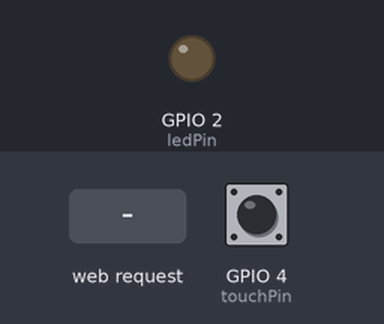
This sketch was run on a simulated ESP32. Parts: output pins drawn as LEDs (lit = HIGH). Dashed ring = blinking. The test bench sets the inputs (shaded band); at power-on: GPIO 4 (touchPin) HIGH. WiFi joins after 1.5 s; servers stay silent unless stated; what the sketch prints to the serial monitor is not drawn.

Above: at 3.7 s.
3.8 s: HTTP request GET /arm received
At 4.05 s:
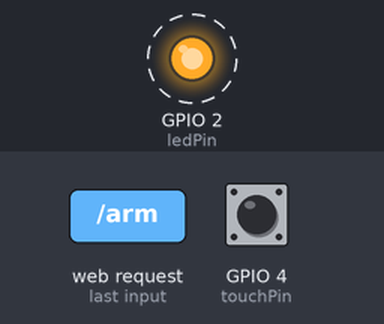
6.8 s: HTTP request GET /disarm received
At 6.8 s:
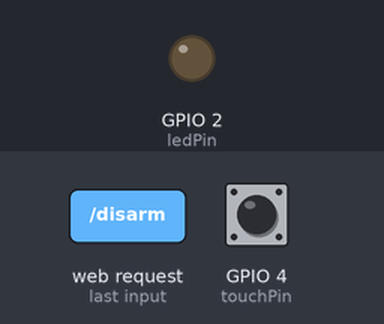
Timing chart, 0 to 9.8 s (numbered marks = the images above; inputs shaded):
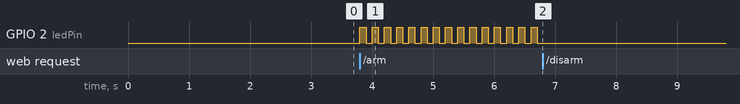

The sketch:

333.ino
```cpp
#include <WiFi.h>
#include <WebServer.h>

// WiFi配置
const char* ssid = "荣耀WIN RT";
const char* password = "837206AKD";

// 硬件引脚定义
const int ledPin = 2;          // 报警LED引脚
const int touchPin = 4;        // 触摸检测引脚T0

// 系统状态定义
enum SystemState {
  DISARMED,   // 未布防
  ARMED,      // 已布防
  ALARMING    // 报警中
};

SystemState currentState = DISARMED; // 初始状态为未布防

// LED闪烁参数（非阻塞）
unsigned long previousMillis = 0;
const long alarmInterval = 100;     // 报警闪烁间隔100ms（高频）
bool ledState = LOW;

// 触摸检测参数
int touchThreshold = 200;            // 触摸阈值（根据串口输出调整）
unsigned long lastTouchTime = 0;
const unsigned long debounceDelay = 500; // 触摸防抖

WebServer server(80);

// 生成Web控制页面
String makePage() {
  String stateText;
  String stateColor;

  // 根据系统状态显示不同的文字和颜色
  switch (currentState) {
    case DISARMED:
      stateText = "未布防";
      stateColor = "#4CAF50"; // 绿色
      break;
    case ARMED:
      stateText = "已布防";
      stateColor = "#FF9800"; // 橙色
      break;
    case ALARMING:
      stateText = "⚠️ 报警中！";
      stateColor = "#F44336"; // 红色
      break;
  }

  String html = R"rawliteral(
<!DOCTYPE html>
<html lang="zh-CN">
<head>
  <meta charset="UTF-8">
  <meta name="viewport" content="width=device-width, initial-scale=1.0">
  <title>物联网安防报警器</title>
  <style>
    body {
      font-family: Arial, sans-serif;
      text-align: center;
      margin-top: 80px;
      background-color: #f5f5f5;
    }
    .container {
      max-width: 400px;
      margin: 0 auto;
      padding: 30px;
      background-color: white;
      border-radius: 15px;
      box-shadow: 0 0 20px rgba(0,0,0,0.1);
    }
    h1 {
      color: #333;
      margin-bottom: 30px;
    }
    .status {
      font-size: 28px;
      font-weight: bold;
      margin: 30px 0;
      padding: 15px;
      border-radius: 10px;
      color: white;
    }
    .btn {
      width: 100%;
      padding: 15px;
      margin: 10px 0;
      font-size: 18px;
      font-weight: bold;
      border: none;
      border-radius: 8px;
      cursor: pointer;
      color: white;
    }
    .arm-btn {
      background-color: #FF9800;
    }
    .disarm-btn {
      background-color: #F44336;
    }
  </style>
</head>
<body>
  <div class="container">
    <h1>安防报警器</h1>
    <div class="status" style="background-color: )rawliteral" + stateColor + R"rawliteral(;">)rawliteral" + stateText + R"rawliteral(</div>
    <a href="/arm"><button class="btn arm-btn">布防</button></a>
    <a href="/disarm"><button class="btn disarm-btn">撤防</button></a>
  </div>
</body>
</html>
)rawliteral";
  return html;
}

// 处理根路径请求
void handleRoot() {
  server.send(200, "text/html; charset=UTF-8", makePage());
}

// 处理布防请求
void handleArm() {
  currentState = ARMED;
  Serial.println("系统已布防");
  server.sendHeader("Location", "/");
  server.send(303);
}

// 处理撤防请求
void handleDisarm() {
  currentState = DISARMED;
  digitalWrite(ledPin, LOW); // 熄灭LED
  ledState = LOW;
  Serial.println("系统已撤防");
  server.sendHeader("Location", "/");
  server.send(303);
}

void setup() {
  // 初始化串口
  Serial.begin(115200);
  delay(1000);

  // 初始化LED引脚
  pinMode(ledPin, OUTPUT);
  digitalWrite(ledPin, LOW);

  // 连接WiFi
  Serial.println("正在连接WiFi...");
  WiFi.begin(ssid, password);

  while (WiFi.status() != WL_CONNECTED) {
    delay(500);
    Serial.print(".");
  }

  Serial.println("\nWiFi连接成功！");
  Serial.print("请在浏览器中访问: http://");
  Serial.println(WiFi.localIP());

  // 注册路由
  server.on("/", handleRoot);
  server.on("/arm", handleArm);
  server.on("/disarm", handleDisarm);

  // 启动Web服务器
  server.begin();
  Serial.println("安防报警器已启动，初始状态：未布防");
}

void loop() {
  // 处理Web客户端请求
  server.handleClient();

  // 读取触摸值
  int touchValue = touchRead(touchPin);

  // 状态机逻辑
  switch (currentState) {
    case DISARMED:
      // 未布防状态：触摸无反应
      break;

    case ARMED:
      // 已布防状态：检测触摸触发报警
      if (touchValue < touchThreshold && (millis() - lastTouchTime) > debounceDelay) {
        lastTouchTime = millis();
        currentState = ALARMING;
        Serial.println("检测到入侵！触发报警！");
      }
      break;

    case ALARMING:
      // 报警状态：LED高频闪烁（非阻塞）
      unsigned long currentMillis = millis();
      if (currentMillis - previousMillis >= alarmInterval) {
        previousMillis = currentMillis;
        ledState = !ledState;
        digitalWrite(ledPin, ledState);
      }
      break;
  }
}
```

Measured:
- after the input at 3.8 s, GPIO 2 (ledPin): alternates HIGH for 0.10 s and LOW for 0.10 s, starting at once
- after the input at 6.8 s, GPIO 2 (ledPin): stops changing and stays LOW
